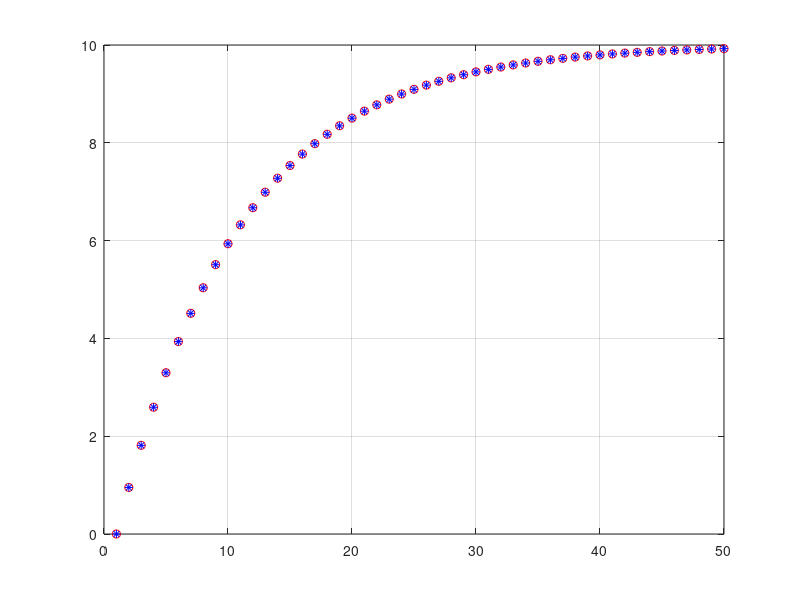

Reproduce this figure in MATLAB. (Note: this script raises an error after producing the figure.)
clear all; close all; clc

tMax1=5e3; dt=0.01; tMax2=tMax1*dt;
p=1; k=0.1;
E=zeros(1, tMax1);

%% Euler
for t=1:tMax1-1
    E(t+1) = (p-k*E(t)) * dt + E(t);
end
E1 = zeros(1, tMax2);

%% Exact
for t2=1:tMax2
    E1(t2) = E((t2 -1) / dt + 1);
end

t2 = 1:tMax2;
E2(1,:) = (1 - exp(-k*(t2 -1))) * p/k;

%% Plot
plot(t2, E1, "ro", t2, E2, "b*")
grid on
xlabel("$t$", Interpreter="latex")
ylabel("$E(t)$", Interpreter="latex")
legend("Euler", "Exact")